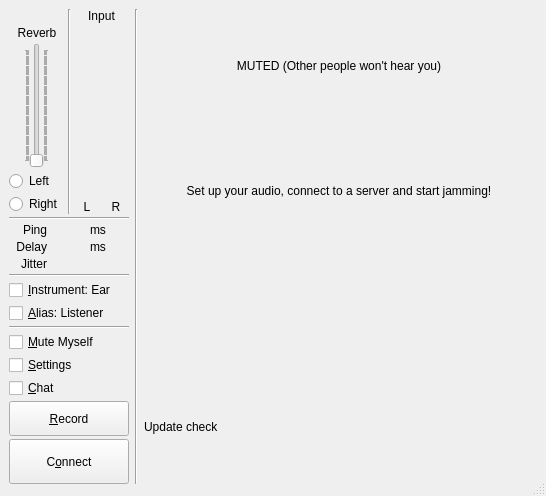
<?xml version="1.0" encoding="UTF-8"?>
<ui version="4.0">
 <class>CClientDlgBase</class>
 <widget class="QDialog" name="CClientDlgBase">
  <property name="geometry">
   <rect>
    <x>0</x>
    <y>0</y>
    <width>546</width>
    <height>490</height>
   </rect>
  </property>
  <property name="acceptDrops">
   <bool>true</bool>
  </property>
  <property name="windowTitle">
   <string/>
  </property>
  <property name="windowIcon">
   <iconset resource="resources.qrc">
    <normaloff>:/png/main/res/fronticon.png</normaloff>:/png/main/res/fronticon.png</iconset>
  </property>
  <property name="styleSheet">
   <string/>
  </property>
  <property name="sizeGripEnabled">
   <bool>true</bool>
  </property>
  <layout class="QHBoxLayout">
   <property name="leftMargin">
    <number>0</number>
   </property>
   <property name="topMargin">
    <number>0</number>
   </property>
   <property name="rightMargin">
    <number>3</number>
   </property>
   <property name="bottomMargin">
    <number>3</number>
   </property>
   <item>
    <widget class="QFrame" name="backgroundFrame">
     <property name="minimumSize">
      <size>
       <width>0</width>
       <height>0</height>
      </size>
     </property>
     <property name="frameShape">
      <enum>QFrame::Shape::NoFrame</enum>
     </property>
     <property name="frameShadow">
      <enum>QFrame::Shadow::Plain</enum>
     </property>
     <layout class="QVBoxLayout" name="verticalLayout_5">
      <item>
       <layout class="QHBoxLayout" name="horizontalLayout_3">
        <item>
         <layout class="QHBoxLayout" name="horizontalLayout_2">
          <property name="spacing">
           <number>6</number>
          </property>
          <item>
           <layout class="QVBoxLayout" name="verticalLayout_4">
            <property name="spacing">
             <number>3</number>
            </property>
            <item>
             <layout class="QHBoxLayout" name="horizontalLayout">
              <item>
               <layout class="QVBoxLayout" name="verticalLayout_3">
                <item>
                 <widget class="QLabel" name="pxlLogo">
                  <property name="sizePolicy">
                   <sizepolicy hsizetype="Preferred" vsizetype="Preferred">
                    <horstretch>0</horstretch>
                    <verstretch>0</verstretch>
                   </sizepolicy>
                  </property>
                  <property name="pixmap">
                   <pixmap resource="resources.qrc">:/png/main/res/fronticon.png</pixmap>
                  </property>
                  <property name="alignment">
                   <set>Qt::AlignmentFlag::AlignCenter</set>
                  </property>
                  <property name="wordWrap">
                   <bool>false</bool>
                  </property>
                 </widget>
                </item>
                <item>
                 <spacer name="verticalSpacer">
                  <property name="orientation">
                   <enum>Qt::Orientation::Vertical</enum>
                  </property>
                  <property name="sizeType">
                   <enum>QSizePolicy::Policy::Expanding</enum>
                  </property>
                  <property name="sizeHint" stdset="0">
                   <size>
                    <width>13</width>
                    <height>10</height>
                   </size>
                  </property>
                 </spacer>
                </item>
                <item>
                 <layout class="QVBoxLayout">
                  <item>
                   <layout class="QVBoxLayout">
                    <property name="spacing">
                     <number>3</number>
                    </property>
                    <item>
                     <widget class="QLabel" name="lblAudioReverb">
                      <property name="text">
                       <string>Reverb</string>
                      </property>
                      <property name="alignment">
                       <set>Qt::AlignmentFlag::AlignCenter</set>
                      </property>
                     </widget>
                    </item>
                    <item>
                     <layout class="QHBoxLayout">
                      <item>
                       <spacer>
                        <property name="orientation">
                         <enum>Qt::Orientation::Horizontal</enum>
                        </property>
                        <property name="sizeType">
                         <enum>QSizePolicy::Policy::Minimum</enum>
                        </property>
                        <property name="sizeHint" stdset="0">
                         <size>
                          <width>0</width>
                          <height>20</height>
                         </size>
                        </property>
                       </spacer>
                      </item>
                      <item>
                       <widget class="QSlider" name="sldAudioReverb">
                        <property name="sizePolicy">
                         <sizepolicy hsizetype="Fixed" vsizetype="Expanding">
                          <horstretch>0</horstretch>
                          <verstretch>0</verstretch>
                         </sizepolicy>
                        </property>
                        <property name="minimumSize">
                         <size>
                          <width>0</width>
                          <height>125</height>
                         </size>
                        </property>
                        <property name="maximumSize">
                         <size>
                          <width>16777215</width>
                          <height>300</height>
                         </size>
                        </property>
                        <property name="pageStep">
                         <number>1</number>
                        </property>
                        <property name="orientation">
                         <enum>Qt::Orientation::Vertical</enum>
                        </property>
                        <property name="tickPosition">
                         <enum>QSlider::TickPosition::TicksBothSides</enum>
                        </property>
                       </widget>
                      </item>
                      <item>
                       <spacer>
                        <property name="orientation">
                         <enum>Qt::Orientation::Horizontal</enum>
                        </property>
                        <property name="sizeType">
                         <enum>QSizePolicy::Policy::Minimum</enum>
                        </property>
                        <property name="sizeHint" stdset="0">
                         <size>
                          <width>0</width>
                          <height>20</height>
                         </size>
                        </property>
                       </spacer>
                      </item>
                     </layout>
                    </item>
                   </layout>
                  </item>
                  <item>
                   <layout class="QVBoxLayout">
                    <property name="spacing">
                     <number>3</number>
                    </property>
                    <item>
                     <widget class="QRadioButton" name="rbtReverbSelL">
                      <property name="text">
                       <string>Left</string>
                      </property>
                     </widget>
                    </item>
                    <item>
                     <widget class="QRadioButton" name="rbtReverbSelR">
                      <property name="text">
                       <string>Right</string>
                      </property>
                     </widget>
                    </item>
                   </layout>
                  </item>
                 </layout>
                </item>
                <item>
                 <spacer>
                  <property name="orientation">
                   <enum>Qt::Orientation::Vertical</enum>
                  </property>
                  <property name="sizeType">
                   <enum>QSizePolicy::Policy::Expanding</enum>
                  </property>
                  <property name="sizeHint" stdset="0">
                   <size>
                    <width>13</width>
                    <height>10</height>
                   </size>
                  </property>
                 </spacer>
                </item>
               </layout>
              </item>
              <item>
               <widget class="Line" name="lineMeter">
                <property name="orientation">
                 <enum>Qt::Orientation::Vertical</enum>
                </property>
               </widget>
              </item>
              <item>
               <layout class="QVBoxLayout">
                <item>
                 <widget class="QLabel" name="lblInputLEDMeter">
                  <property name="text">
                   <string>Input</string>
                  </property>
                  <property name="alignment">
                   <set>Qt::AlignmentFlag::AlignCenter</set>
                  </property>
                 </widget>
                </item>
                <item>
                 <layout class="QHBoxLayout">
                  <item>
                   <widget class="CLevelMeter" name="lbrInputLevelL" native="true">
                    <property name="sizePolicy">
                     <sizepolicy hsizetype="Fixed" vsizetype="Expanding">
                      <horstretch>0</horstretch>
                      <verstretch>0</verstretch>
                     </sizepolicy>
                    </property>
                    <property name="minimumSize">
                     <size>
                      <width>19</width>
                      <height>88</height>
                     </size>
                    </property>
                   </widget>
                  </item>
                  <item>
                   <widget class="CLevelMeter" name="lbrInputLevelR" native="true">
                    <property name="sizePolicy">
                     <sizepolicy hsizetype="Fixed" vsizetype="Expanding">
                      <horstretch>0</horstretch>
                      <verstretch>0</verstretch>
                     </sizepolicy>
                    </property>
                    <property name="minimumSize">
                     <size>
                      <width>19</width>
                      <height>88</height>
                     </size>
                    </property>
                   </widget>
                  </item>
                 </layout>
                </item>
                <item>
                 <layout class="QHBoxLayout">
                  <item>
                   <widget class="QLabel" name="lblLevelMeterLeft">
                    <property name="text">
                     <string>L</string>
                    </property>
                    <property name="alignment">
                     <set>Qt::AlignmentFlag::AlignCenter</set>
                    </property>
                   </widget>
                  </item>
                  <item>
                   <widget class="QLabel" name="lblLevelMeterRight">
                    <property name="text">
                     <string>R</string>
                    </property>
                    <property name="alignment">
                     <set>Qt::AlignmentFlag::AlignCenter</set>
                    </property>
                   </widget>
                  </item>
                 </layout>
                </item>
               </layout>
              </item>
             </layout>
            </item>
            <item>
             <widget class="Line" name="lineUpperLowerLeft_2">
              <property name="orientation">
               <enum>Qt::Orientation::Horizontal</enum>
              </property>
             </widget>
            </item>
            <item>
             <layout class="QGridLayout" name="gridLayout">
              <item row="0" column="2">
               <widget class="QLabel" name="lblPingUnit">
                <property name="minimumSize">
                 <size>
                  <width>22</width>
                  <height>0</height>
                 </size>
                </property>
                <property name="maximumSize">
                 <size>
                  <width>22</width>
                  <height>16777215</height>
                 </size>
                </property>
                <property name="text">
                 <string>ms</string>
                </property>
               </widget>
              </item>
              <item row="1" column="1">
               <widget class="QLabel" name="lblDelayVal">
                <property name="minimumSize">
                 <size>
                  <width>34</width>
                  <height>0</height>
                 </size>
                </property>
                <property name="layoutDirection">
                 <enum>Qt::LayoutDirection::LeftToRight</enum>
                </property>
                <property name="text">
                 <string/>
                </property>
                <property name="alignment">
                 <set>Qt::AlignmentFlag::AlignRight|Qt::AlignmentFlag::AlignTrailing|Qt::AlignmentFlag::AlignVCenter</set>
                </property>
               </widget>
              </item>
              <item row="0" column="0">
               <widget class="QLabel" name="lblPing">
                <property name="text">
                 <string>Ping</string>
                </property>
                <property name="alignment">
                 <set>Qt::AlignmentFlag::AlignRight|Qt::AlignmentFlag::AlignTrailing|Qt::AlignmentFlag::AlignVCenter</set>
                </property>
                <property name="wordWrap">
                 <bool>false</bool>
                </property>
               </widget>
              </item>
              <item row="2" column="3">
               <widget class="CMultiColorLED" name="ledBuffers" native="true">
                <property name="sizePolicy">
                 <sizepolicy hsizetype="Fixed" vsizetype="Fixed">
                  <horstretch>0</horstretch>
                  <verstretch>0</verstretch>
                 </sizepolicy>
                </property>
                <property name="minimumSize">
                 <size>
                  <width>14</width>
                  <height>14</height>
                 </size>
                </property>
                <property name="maximumSize">
                 <size>
                  <width>14</width>
                  <height>14</height>
                 </size>
                </property>
               </widget>
              </item>
              <item row="1" column="2">
               <widget class="QLabel" name="lblDelayUnit">
                <property name="minimumSize">
                 <size>
                  <width>22</width>
                  <height>0</height>
                 </size>
                </property>
                <property name="maximumSize">
                 <size>
                  <width>22</width>
                  <height>16777215</height>
                 </size>
                </property>
                <property name="text">
                 <string>ms</string>
                </property>
               </widget>
              </item>
              <item row="1" column="3">
               <widget class="CMultiColorLED" name="ledDelay" native="true">
                <property name="sizePolicy">
                 <sizepolicy hsizetype="Fixed" vsizetype="Fixed">
                  <horstretch>0</horstretch>
                  <verstretch>0</verstretch>
                 </sizepolicy>
                </property>
                <property name="minimumSize">
                 <size>
                  <width>14</width>
                  <height>14</height>
                 </size>
                </property>
                <property name="maximumSize">
                 <size>
                  <width>14</width>
                  <height>14</height>
                 </size>
                </property>
               </widget>
              </item>
              <item row="1" column="0">
               <widget class="QLabel" name="lblDelay">
                <property name="text">
                 <string>Delay</string>
                </property>
                <property name="alignment">
                 <set>Qt::AlignmentFlag::AlignRight|Qt::AlignmentFlag::AlignTrailing|Qt::AlignmentFlag::AlignVCenter</set>
                </property>
                <property name="wordWrap">
                 <bool>false</bool>
                </property>
               </widget>
              </item>
              <item row="0" column="1">
               <widget class="QLabel" name="lblPingVal">
                <property name="minimumSize">
                 <size>
                  <width>34</width>
                  <height>0</height>
                 </size>
                </property>
                <property name="layoutDirection">
                 <enum>Qt::LayoutDirection::LeftToRight</enum>
                </property>
                <property name="text">
                 <string/>
                </property>
                <property name="alignment">
                 <set>Qt::AlignmentFlag::AlignRight|Qt::AlignmentFlag::AlignTrailing|Qt::AlignmentFlag::AlignVCenter</set>
                </property>
               </widget>
              </item>
              <item row="2" column="0">
               <widget class="QLabel" name="lblBuffers">
                <property name="text">
                 <string>Jitter</string>
                </property>
                <property name="alignment">
                 <set>Qt::AlignmentFlag::AlignRight|Qt::AlignmentFlag::AlignTrailing|Qt::AlignmentFlag::AlignVCenter</set>
                </property>
                <property name="wordWrap">
                 <bool>false</bool>
                </property>
               </widget>
              </item>
             </layout>
            </item>
            <item>
             <widget class="Line" name="line">
              <property name="orientation">
               <enum>Qt::Orientation::Horizontal</enum>
              </property>
             </widget>
            </item>
            <item>
             <widget class="QCheckBox" name="chbEar">
              <property name="text">
               <string>&amp;Instrument: Ear</string>
              </property>
             </widget>
            </item>
            <item>
             <widget class="QCheckBox" name="chbListener">
              <property name="text">
               <string>&amp;Alias: Listener</string>
              </property>
             </widget>
            </item>
            <item>
             <widget class="Line" name="lineUpperLowerLeft">
              <property name="orientation">
               <enum>Qt::Orientation::Horizontal</enum>
              </property>
             </widget>
            </item>
            <item>
             <widget class="QCheckBox" name="chbLocalMute">
              <property name="text">
               <string>&amp;Mute Myself</string>
              </property>
             </widget>
            </item>
            <item>
             <widget class="QCheckBox" name="chbSettings">
              <property name="text">
               <string>&amp;Settings</string>
              </property>
             </widget>
            </item>
            <item>
             <widget class="QCheckBox" name="chbChat">
              <property name="text">
               <string>&amp;Chat</string>
              </property>
             </widget>
            </item>
            <item>
             <widget class="QPushButton" name="butRecord">
              <property name="sizePolicy">
               <sizepolicy hsizetype="Preferred" vsizetype="Fixed">
                <horstretch>0</horstretch>
                <verstretch>0</verstretch>
               </sizepolicy>
              </property>
              <property name="minimumSize">
               <size>
                <width>120</width>
                <height>35</height>
               </size>
              </property>
              <property name="text">
               <string>&amp;Record</string>
              </property>
              <property name="checkable">
               <bool>true</bool>
              </property>
              <property name="autoDefault">
               <bool>false</bool>
              </property>
             </widget>
            </item>
            <item>
             <widget class="QPushButton" name="butConnect">
              <property name="sizePolicy">
               <sizepolicy hsizetype="Preferred" vsizetype="Fixed">
                <horstretch>0</horstretch>
                <verstretch>0</verstretch>
               </sizepolicy>
              </property>
              <property name="minimumSize">
               <size>
                <width>120</width>
                <height>45</height>
               </size>
              </property>
              <property name="text">
               <string>C&amp;onnect</string>
              </property>
              <property name="autoDefault">
               <bool>false</bool>
              </property>
              <property name="default">
               <bool>false</bool>
              </property>
             </widget>
            </item>
           </layout>
          </item>
          <item>
           <widget class="Line" name="linePanReverb">
            <property name="orientation">
             <enum>Qt::Orientation::Vertical</enum>
            </property>
           </widget>
          </item>
         </layout>
        </item>
        <item>
         <layout class="QVBoxLayout" name="verticalLayout">
          <item>
           <widget class="QLabel" name="lblGlobalInfoLabel">
            <property name="text">
             <string>MUTED (Other people won't hear you)</string>
            </property>
            <property name="alignment">
             <set>Qt::AlignmentFlag::AlignCenter</set>
            </property>
            <property name="margin">
             <number>6</number>
            </property>
           </widget>
          </item>
          <item>
           <layout class="QVBoxLayout" name="verticalLayout_2">
            <property name="sizeConstraint">
             <enum>QLayout::SizeConstraint::SetMinimumSize</enum>
            </property>
            <property name="leftMargin">
             <number>0</number>
            </property>
            <property name="topMargin">
             <number>9</number>
            </property>
            <item>
             <widget class="QLabel" name="lblConnectToServer">
              <property name="sizePolicy">
               <sizepolicy hsizetype="Expanding" vsizetype="Preferred">
                <horstretch>0</horstretch>
                <verstretch>0</verstretch>
               </sizepolicy>
              </property>
              <property name="text">
               <string>Set up your audio, connect to a server and start jamming!</string>
              </property>
              <property name="alignment">
               <set>Qt::AlignmentFlag::AlignCenter</set>
              </property>
             </widget>
            </item>
           </layout>
          </item>
          <item>
           <widget class="CAudioMixerBoard" name="MainMixerBoard" native="true">
            <property name="sizePolicy">
             <sizepolicy hsizetype="Expanding" vsizetype="Preferred">
              <horstretch>0</horstretch>
              <verstretch>0</verstretch>
             </sizepolicy>
            </property>
           </widget>
          </item>
          <item>
           <widget class="QLabel" name="lblUpdateCheck">
            <property name="text">
             <string>Update check</string>
            </property>
           </widget>
          </item>
         </layout>
        </item>
       </layout>
      </item>
     </layout>
    </widget>
   </item>
  </layout>
 </widget>
 <customwidgets>
  <customwidget>
   <class>CMultiColorLED</class>
   <extends>QWidget</extends>
   <header>multicolorled.h</header>
  </customwidget>
  <customwidget>
   <class>CAudioMixerBoard</class>
   <extends>QWidget</extends>
   <header>audiomixerboard.h</header>
  </customwidget>
  <customwidget>
   <class>CLevelMeter</class>
   <extends>QWidget</extends>
   <header>levelmeter.h</header>
   <container>1</container>
  </customwidget>
 </customwidgets>
 <tabstops>
  <tabstop>butRecord</tabstop>
  <tabstop>butConnect</tabstop>
  <tabstop>chbLocalMute</tabstop>
  <tabstop>chbSettings</tabstop>
  <tabstop>chbChat</tabstop>
  <tabstop>sldAudioReverb</tabstop>
  <tabstop>rbtReverbSelL</tabstop>
  <tabstop>rbtReverbSelR</tabstop>
 </tabstops>
 <resources>
  <include location="resources.qrc"/>
 </resources>
 <connections/>
</ui>
